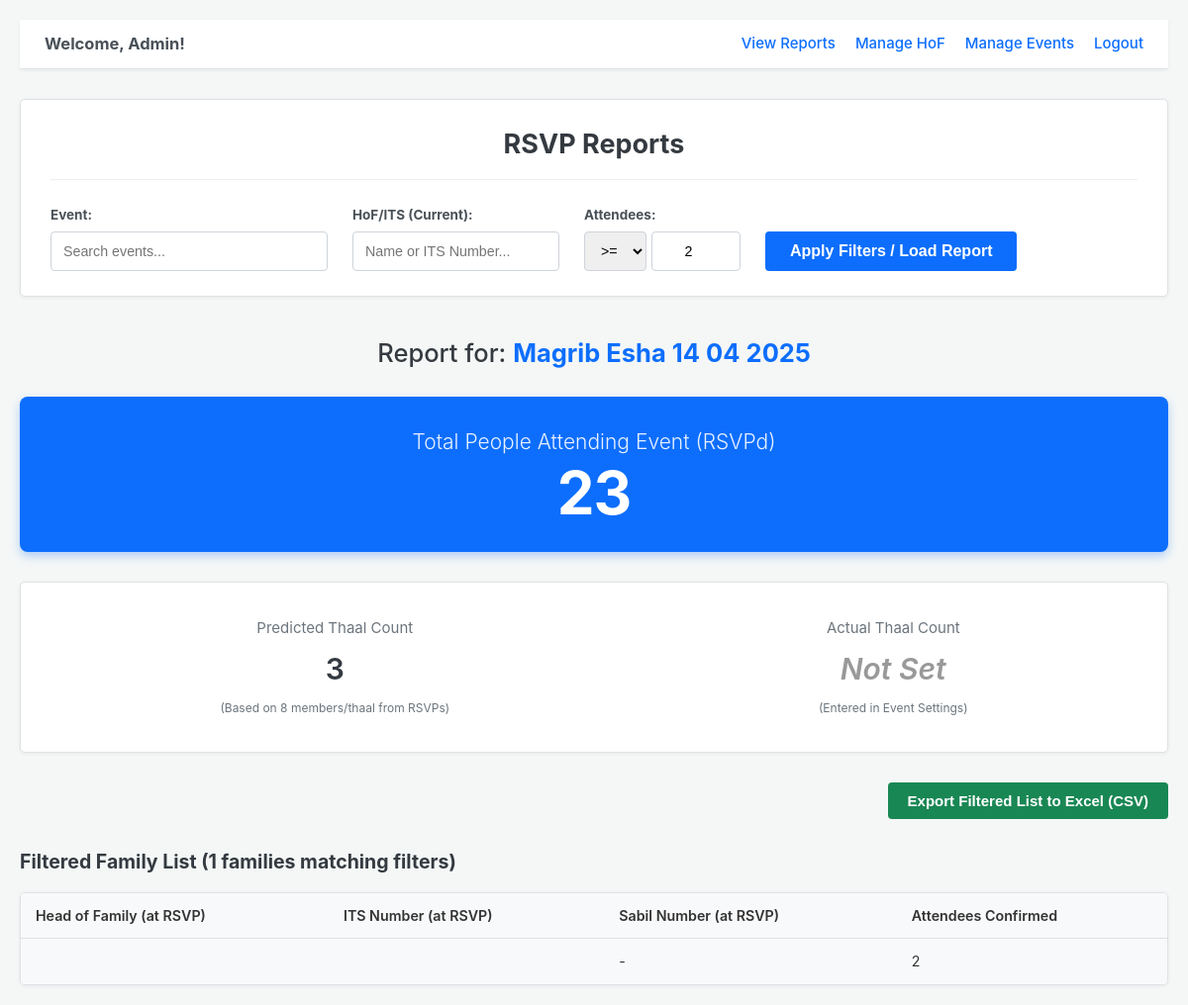
The app's page /reports.php?filter_attendees_count=2 (signed in), older data.
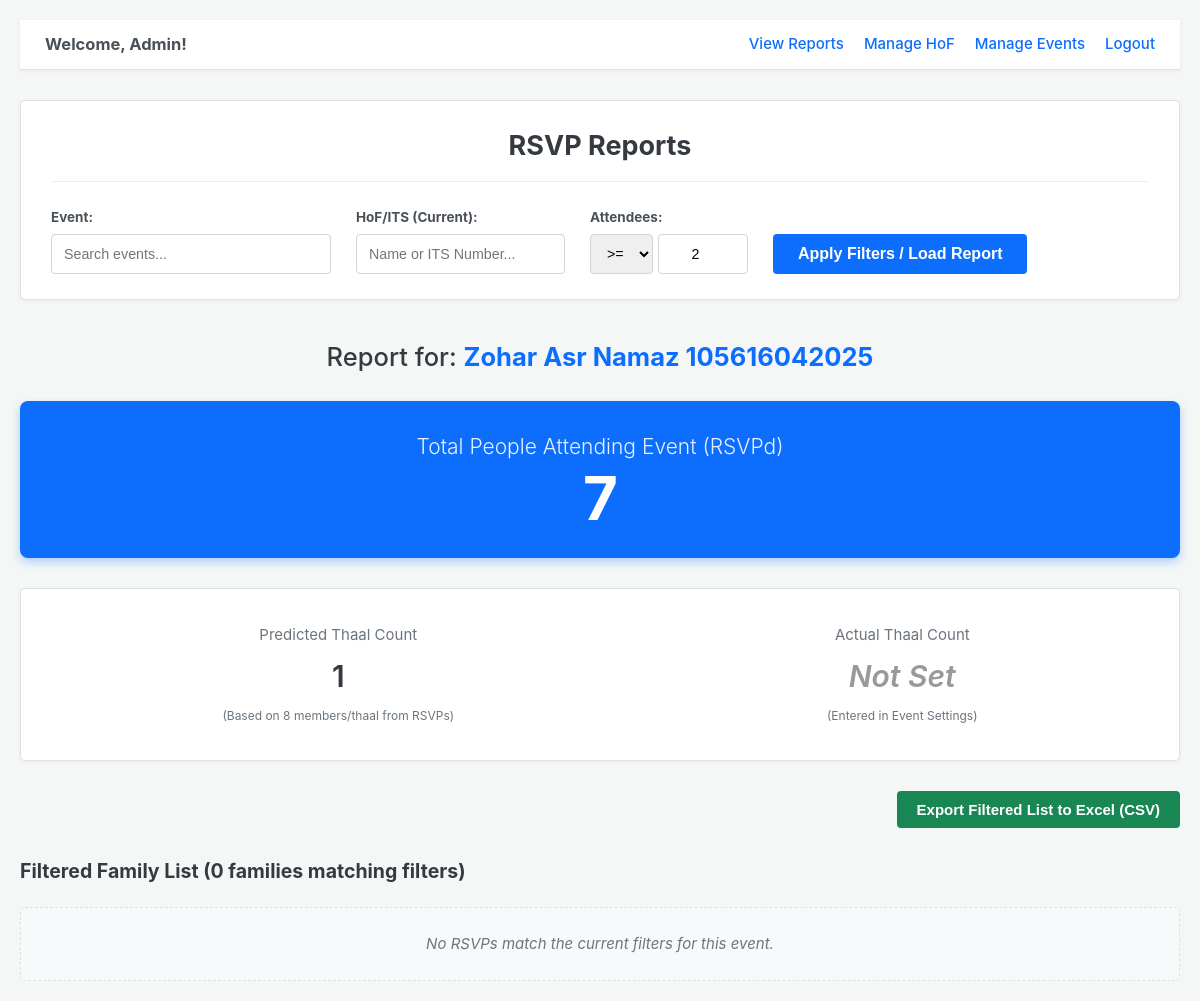
The same page, newer data.
### tables this page shows
CREATE TABLE `events` (
  `id` int(10) UNSIGNED NOT NULL,
  `event_name` varchar(255) NOT NULL,
  `custom_message` text DEFAULT NULL,
  `is_active` tinyint(1) DEFAULT 1,
  `actual_thaal_count` int(10) UNSIGNED DEFAULT NULL,
  `created_at` timestamp NOT NULL DEFAULT current_timestamp()
);

### reports.php (the view, shortened to what the changed rows need)
<?php
require 'db_connect.php';
$items_per_page = 15;
$members_per_thaal = 8;
$page_error_message = null;
$selected_event_id_from_get = filter_input(INPUT_GET, 'event_id', FILTER_VALIDATE_INT);
$search_hof = trim($_GET['search_hof'] ?? '');
$filter_attendees_op = $_GET['filter_attendees_op'] ?? 'gte';
$filter_attendees_count_input = trim($_GET['filter_attendees_count'] ?? '');
$filter_attendees_count = null;
if ($filter_attendees_count_input !== '') {
    $filtered_count = filter_var($filter_attendees_count_input, FILTER_VALIDATE_INT);
    if ($filtered_count !== false && $filtered_count >= 0) {
        $filter_attendees_count = $filtered_count;
    } else {
    }
}
$current_page = filter_input(INPUT_GET, 'page', FILTER_VALIDATE_INT, ['options' => ['default' => 1, 'min_range' => 1]]);
$all_events = [];
$selected_event_id = null;
$selected_event_details = null;
$eventSql = "SELECT id, event_name, is_active, created_at, actual_thaal_count FROM events ORDER BY created_at DESC";
$eventResult = $conn->query($eventSql);
if ($eventResult) {
    while ($row = $eventResult->fetch_assoc()) {
        $all_events[] = $row;
    }
} else {
    $page_error_message = "Error fetching events list: " . htmlspecialchars($conn->error);
}
if ($selected_event_id_from_get !== null) {
    foreach ($all_events as $event) {
        if ($event['id'] == $selected_event_id_from_get) {
            $selected_event_id = $event['id'];
            $selected_event_details = $event;
            break;
        }
    }
     if ($selected_event_id === null) $selected_event_details = null;
} elseif (!empty($all_events)) {
    $selected_event_id = $all_events[0]['id'];
    $selected_event_details = $all_events[0];
}
$selected_event_name = $selected_event_details ? $selected_event_details['event_name'] : "No Event Selected / Found";
$actual_thaal_count = $selected_event_details ? $selected_event_details['actual_thaal_count'] : null;
$familyCounts = [];
$totalAttendees = 0;
$predicted_thaal_count = 0;
$total_families = 0;
$offset = ($current_page - 1) * $items_per_page;
$whereClauses = [];
$params = [];
$paramTypes = "";
if ($selected_event_id !== null) {
    $whereClauses[] = "r.event_id = ?";
    $params[] = $selected_event_id;
    $paramTypes .= "i";
}
$havingClause = "";
$havingParams = [];
$havingParamTypes = "";
if ($filter_attendees_count !== null) {
    $op = "=";
    if ($filter_attendees_op == 'gte') $op = ">=";
    $havingClause = "HAVING SUM(r.attendee_count) " . $op . " ?";
    $havingParams[] = $filter_attendees_count;
    $havingParamTypes .= "i";
}
$whereSql = "";
if (!empty($whereClauses)) {
    $whereSql = "WHERE " . implode(" AND ", $whereClauses);
}
if ($selected_event_id !== null && $page_error_message === null) {
    $sqlCountFamilies = "SELECT COUNT(*) as total FROM (
                            SELECT r.hof_id -- Select distinct HoF ID
                            FROM rsvps r ";
    $sqlCountFamilies .= " {$whereSql}          -- Apply WHERE filters
                            GROUP BY r.hof_id     -- Group by HoF
                            {$havingClause}       -- Apply HAVING filters on attendee sum
                         ) AS filtered_families";
    $stmtCount = $conn->prepare($sqlCountFamilies);
    if ($stmtCount) {
        $countParams = array_merge($params, $havingParams);
        $countParamTypes = $paramTypes . $havingParamTypes;
        if (!empty($countParamTypes)) {
            try {
                $stmtCount->bind_param($countParamTypes, ...$countParams);
                $stmtCount->execute();
                $resultCount = $stmtCount->get_result();
                if ($rowCount = $resultCount->fetch_assoc()) {
                    $total_families = (int)$rowCount['total'];
                } else {
                     $total_families = 0;
                }
            } catch (Exception $e) {
                 $page_error_message = "Error executing family count query: " . htmlspecialchars($e->getMessage());
            }
        } else {
            try {
            } catch (Exception $e) {
                 $page_error_message = "Error executing parameterless family count query: " . htmlspecialchars($e->getMessage());
            }
        }
    } else {
        $page_error_message = "Error preparing family count total query: " . htmlspecialchars($conn->error);
    }
    if ($total_families > 0 && $page_error_message === null) {
        $offset = ($current_page - 1) * $items_per_page;
    } else {
        $offset = 0;
    }
    if ($page_error_message === null && $total_families > 0) {
        $sqlFamily = "SELECT
                        r.hof_id, -- Keep for potential future use
                        r.hof_name_at_rsvp AS hof_name,
                        r.hof_its_at_rsvp AS its_number,
                        r.hof_sabil_at_rsvp AS sabil_number,
                        SUM(r.attendee_count) as total_attendees
                      FROM rsvps r ";
        $sqlFamily .= " {$whereSql}          -- Apply WHERE filters (might use h.name/h.its)
                      GROUP BY r.hof_id, r.hof_name_at_rsvp, r.hof_its_at_rsvp, r.hof_sabil_at_rsvp -- Group by RSVP-time details
                      {$havingClause}       -- Apply HAVING filters on attendee sum
                      ORDER BY hof_name     -- Order results by the name stored at RSVP time
                      LIMIT ? OFFSET ?";
        $stmtFamily = $conn->prepare($sqlFamily);
        if ($stmtFamily === false) {
            $page_error_message = "Error preparing family list query: " . htmlspecialchars($conn->error);
        } else {
            $familyParams = array_merge($params, $havingParams);
            $familyParams[] = $items_per_page;
            $familyParams[] = $offset;
            $familyParamTypes = $paramTypes . $havingParamTypes . "ii";
            if (!empty($familyParamTypes)) {
                try {
                     $stmtFamily->bind_param($familyParamTypes, ...$familyParams);
                     $stmtFamily->execute();
                     $resultFamily = $stmtFamily->get_result();
                     while($row = $resultFamily->fetch_assoc()) {
                         $familyCounts[] = $row;
                     }
                 } catch (Exception $e) {
                      $page_error_message = "Error executing family list query: " . htmlspecialchars($e->getMessage());
                 }
            } else {
                 $page_error_message = "Parameter types missing for family list query.";
            }
        }
    }
    if ($page_error_message === null) {
        $sqlTotalOverall = "SELECT SUM(attendee_count) as total FROM rsvps WHERE event_id = ?";
        $stmtTotalOverall = $conn->prepare($sqlTotalOverall);
        if ($stmtTotalOverall) {
            $stmtTotalOverall->bind_param("i", $selected_event_id);
            $stmtTotalOverall->execute();
            $resultTotalOverall = $stmtTotalOverall->get_result();
            if ($rowTotalOverall = $resultTotalOverall->fetch_assoc()) {
                $totalAttendees = $rowTotalOverall['total'] ?? 0;
            } else {
                $totalAttendees = 0;
            }
             if ($totalAttendees > 0) {
                 $predicted_thaal_count = ceil($totalAttendees / $members_per_thaal);
             }
        } else {
             $page_error_message = "Error preparing overall total attendee count: " . htmlspecialchars($conn->error);
        }
    }
}
?>
<!DOCTYPE html>
<html lang="en">
<head>
    <link rel="stylesheet" href="style.css">
</head>
<body>
<div class="container">
    <div class="admin-nav">
        <span>Welcome, Admin!</span>
        <a href="reports.php">View Reports</a>
        <a href="manage_hof.php">Manage HoF</a>
        <a href="manage_events.php">Manage Events</a>
        <a href="logout.php">Logout</a>
    </div>
    <div class="report-header">
        <h1>RSVP Reports</h1>
        <form action="reports.php" method="GET" id="report-filter-form">
        </form>
    </div>
    <h2 class="report-title">Report for: <span id="current_event_name_display"><?php echo htmlspecialchars($selected_event_name); ?></span></h2>
    <?php if ($selected_event_id === null && $page_error_message === null):  ?>
        <p class="no-results-message">Please select a valid event using the search above to view the report.</p>
    <?php elseif($page_error_message !== null): ?>
         <p class="no-results-message">Could not load report data due to an error.</p>
    <?php else:  ?>
        <div class="total-count-display">
            <p>Total People Attending Event (RSVPd)</p>
            <strong><?php echo number_format($totalAttendees); ?></strong>
        </div>
        <div class="summary-section">
            <div class="summary-item">
                <span>Predicted Thaal Count</span>
                <strong><?php echo number_format($predicted_thaal_count); ?></strong>
                <small>(Based on <?php echo $members_per_thaal; ?> members/thaal from RSVPs)</small>
            </div>
            <div class="summary-item">
                 <span>Actual Thaal Count</span>
                 <strong><?php echo isset($actual_thaal_count) ? number_format($actual_thaal_count) : '<em style="color:#999;">Not Set</em>'; ?></strong>
                 <small>(Entered in Event Settings)</small>
            </div>
        </div>
         <div class="export-button-container">
            <form action="reports.php" method="GET" style="display: inline;">
                <button type="submit">Export Filtered List to Excel (CSV)</button>
            </form>
         </div>
        <h3>
            Filtered Family List
            <?php if ($page_error_message === null) : ?>
                (<?php echo number_format($total_families); ?> families match<?php echo (!empty($search_hof) || $filter_attendees_count !== null) ? 'ing filters' : ''; ?>)
            <?php endif; ?>
        </h3>
        <?php if (!empty($familyCounts)): ?>
             <div class="table-container">
                <table>
                    <thead>
                        <tr>
                            <th>Head of Family (at RSVP)</th>
                            <th>ITS Number (at RSVP)</th>
                            <th>Sabil Number (at RSVP)</th>
                            <th>Attendees Confirmed</th>
                        </tr>
                    </thead>
                    <tbody>
                        <?php foreach ($familyCounts as $family): ?>
                        <tr>
                            <td><?php echo htmlspecialchars($family['hof_name']); ?></td>
                            <td><?php echo htmlspecialchars($family['its_number']); ?></td>
                            <td><?php echo htmlspecialchars($family['sabil_number'] ?? '-');  ?></td>
                            <td><?php echo number_format($family['total_attendees']); ?></td>
                        </tr>
                        <?php endforeach; ?>
                    </tbody>
                </table>
            </div>
        <?php elseif ($page_error_message === null):  ?>
             <p class="no-results-message">
                <?php echo ($total_families == 0 && (!empty($search_hof) || $filter_attendees_count !== null)) ? 'No RSVPs match the current filters for this event.' : 'No RSVPs found for this event yet.'; ?>
             </p>
        <?php endif; ?>
    <?php endif;  ?>
</div>
</body>
</html>

Row changes from the older to the newer data that the page shows:
no longer on this page (row edited): events: event_name "Magrib Esha 14 04 2025"
added events: event_name "Zohar Asr Namaz 105616042025"
Text that changed along with them:
$totalAttendees: "23" → "7"
$predicted_thaal_count: "3" → "1"
$total_families: "1" → "0"
text no longer shown: "Head of Family (at RSVP) ITS Number (at RSVP) Sabil Number (at RSVP) Attendees Confirmed"
text now shown: "No RSVPs match the current filters for this event."
list line gone: "- 2"
